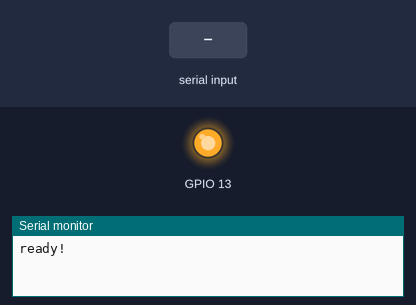
Bench run of a sketch on a simulated ESP32. Shown: output pins drawn as LEDs (lit = HIGH), the last lines printed to the serial monitor. Inputs (shaded band) come from the test bench.

Above: at 1.2 s.
1.3 s: "1" received over the second serial link
At 2.3 s:
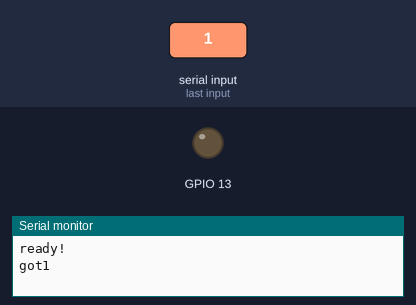
2.8 s: "0" received over the second serial link
At 3.5 s:
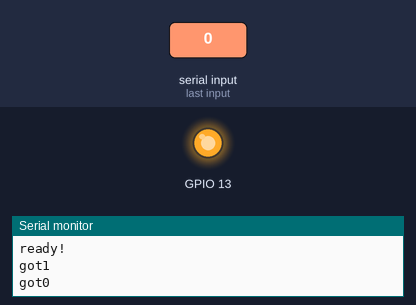
Timing chart, 0 to 5.8 s (numbered marks = the images above; inputs shaded):
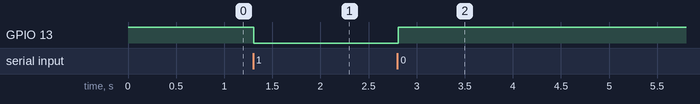

Measured:
- after the input at 1.3 s, GPIO 13: HIGH → LOW at once
- after the input at 2.8 s, GPIO 13: LOW → HIGH at once

The sketch:

UART_Cliants_ESP32.ino
```cpp
//いつものハードウェアシリアル(ESP32用)
//13にLED,起動時に点灯、'1'を受けたら消灯
//相手には'2'を送り続けています
void setup(){
  pinMode(13,OUTPUT);
  digitalWrite(13,HIGH);
  Serial.begin(115200);
  Serial1.begin(115200, SERIAL_8N1, 27,26);  //TX, RX // to IR_rp2040
  Serial.println("ready!");
}
char data = 0;
void loop() {
  if(Serial1.available()){
      data = Serial1.read();
      if(data == '1'){       //相手のマイコンから1を受信したら消灯
        digitalWrite(13,LOW);
        Serial.println("got1");
        delay(500);
      }
      else if(data == '0'){digitalWrite(13,HIGH);Serial.println("got0");}
  }
  Serial1.print('2'); // ソフトウェアシリアル出力(相手のマイコンへ)
  delay(10);
}
```
